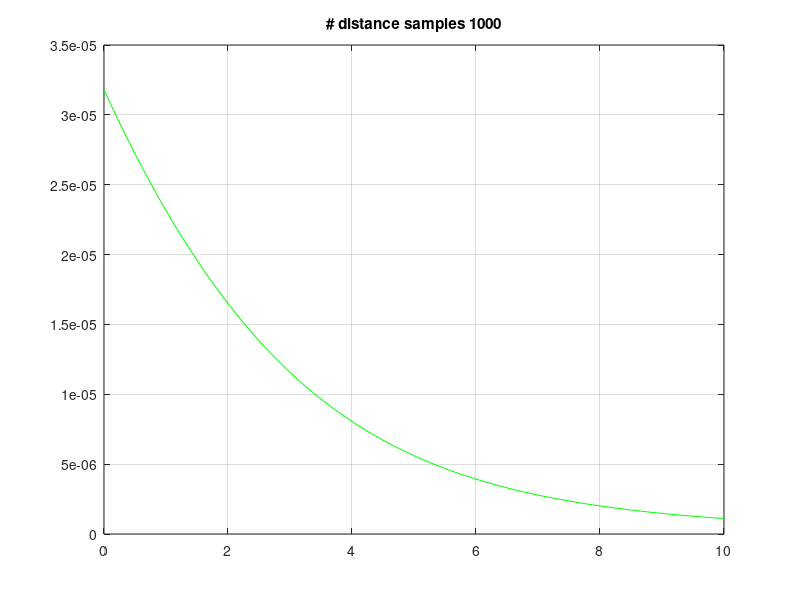

Here is the MATLAB script that generated this plot: (Note: this script raises an error after producing the figure.)
close all;
clear all;
clc;

% Distance to the target
distance = 10;

% Radius is the distance from the point where the ray intersects the sensor
% plane.
nRadii = 100;
rMax = 10;
r = linspace(0,rMax,nRadii)';
dRadii = r(2)-r(1);

binEdges = r;
binWidth = binEdges(2)-binEdges(1);
binCenters = binWidth/2:binWidth:binEdges(end);

% Initial light intensity
I0 = 1;

% Scattering coefficient
b = 0.001;

% Phase function
nAngles = 1000;
angleMax = 90;
angles = linspace(0,angleMax,nAngles);
dAngles = angles(2)-angles(1);

angleDistr = exp(-((angles-0).^2)/1000);
angleDistr = angleDistr/(sum(angleDistr));

numRays = 100000;

for nDistSamples = 1000
    
    %% The 'Ground Truth' model
    %  We approximate the integral.
    
    % Equal width distance intervals along the ray
    d = linspace(0,distance,nDistSamples);
    dDist = d(2) - d(1);
    dd = dDist/2:dDist:distance;
    
    R = repmat(r,[1 nDistSamples]);
    D = repmat(d,[nRadii 1]);
    Dprim = distance - D;
    Ddiag = sqrt(R.^2 + D.^2);
    
    alpha = max(atand(R./D),0);
    
    % VSF
    beta = b*interp1(angles,angleDistr,alpha(:),'linear',0);
    beta = reshape(beta,[nRadii nDistSamples]);
    
    
    tmp = exp(-b*Ddiag).*beta.*exp(-b*Dprim);
    Ir = sum(tmp,2)*I0*dDist;
    
    
    fi = figure;
    hold on; grid on; box on;
    title(sprintf('# distance samples %i',nDistSamples));
    plot(r,Ir,'g');
    
    %{
    %% Uniform distance sampling
    
    numRays = 10000;
    uf.rr = zeros(numRays,1);
    uf.angle = zeros(numRays,1);
    uf.int = zeros(numRays,1);
    for i=1:numRays;
        
        uf.d(i) = rand(1,1)*distance;
        uf.angle(i) = drawFromDistribution(angles,angleDistr);
        uf.rr(i) = uf.d(i)*tand(uf.angle(i));
 
        bt = b*interp1(angles,angleDistr,uf.angle(i),'linear',0);
        uf.int(i) = exp(-b*(distance-uf.d(i)))*bt*exp(-b*(sqrt(uf.d(i).^2+uf.rr(i).^2)))*I0;
    end
    
    
    binIndx = discretize(uf.rr(:),binEdges);
    validLocs = ~isnan(binIndx(:));
    uf.IrEst = accumarray(binIndx(validLocs),uf.int(validLocs));
    uf.numRays = accumarray(binIndx(validLocs),ones(sum(validLocs),1));
    
    ufIrEst = zeros(length(binCenters),1);
    ufIrEst(1:length(uf.IrEst)) = uf.IrEst; %./uf.numRays;
    
    % plot(binCenters(:),ufIrEst,'b','LineWidth',2);
    
    
    %% Non-Uniform distance sampling
    
    
    dstDistr = 1:length(d);
    dstDistr = dstDistr/(sum(dstDistr));
    
    nf.rr = zeros(numRays,1);
    nf.angle = zeros(numRays,1);
    nf.int = zeros(numRays,1);
    for i=1:numRays;
                
        nf.d(i) = drawFromDistribution(d,dstDistr);
        nf.angle(i) = drawFromDistribution(angles,angleDistr);
        nf.rr(i) = nf.d(i)*tand(nf.angle(i));
 
        bt = b*interp1(angles,angleDistr,nf.angle(i),'linear',0);
        nf.int(i) = exp(-b*(distance-nf.d(i)))*bt*exp(-b*(sqrt(nf.d(i).^2+nf.rr(i).^2)))*I0;
    end 
    
    binIndx = discretize(nf.rr(:),binEdges);
    validLocs = ~isnan(binIndx(:));
    nf.IrEst = accumarray(binIndx(validLocs),nf.int(validLocs));
    nf.numRays = accumarray(binIndx(validLocs),ones(sum(validLocs),1));
    
    nfIrEst = zeros(length(binCenters),1);
    nfIrEst(1:length(nf.IrEst)) = nf.IrEst; %./nf.numRays;
    
    %}
    
    %% Correct model
    cr.rr = zeros(numRays,1);
    cr.angle = zeros(numRays,1);
    cr.int = zeros(numRays,1);
    cr.weight = zeros(numRays,1);
    
    for i=1:numRays
        
        
        
        cr.d(i) = rand(1,1)*distance;
        cr.angle(i) = drawFromDistribution(angles,angleDistr);
        cr.rr(i) = cr.d(i)*tand(cr.angle(i));
 
        cr.weight(i) = interp1(binEdges,probRgivenD(cr.d(i),angles(:),angleDistr(:),binEdges),cr.rr(i));
        
        bt = b*interp1(angles,angleDistr,cr.angle(i),'linear',0);
        cr.int(i) = exp(-b*(distance-cr.d(i)))*bt*exp(-b*(sqrt(cr.d(i).^2+cr.rr(i).^2)))*I0*dDist;
        
    end
    
    
    
    % First we need to bin the rays by radius and by distance at which
    % stattering occured. Next we average by the number of rays from a
    % particular distance, and sum them up.
    
    distBinId = discretize(cr.d,d);
    radBinId = discretize(cr.rr,binEdges);
    validLocs = ~isnan(radBinId(:));
    
    radBinId = radBinId(validLocs);
    distBinId = distBinId(validLocs);
    int = cr.int(validLocs);
    
    TMP = accumarray([radBinId(:), distBinId(:)],int);
    CNT = accumarray([radBinId(:), distBinId(:)],ones(length(int),1));
    TMP = TMP./CNT;
    TMP(isnan(TMP)) = 0;
    crIrEst = zeros(length(binCenters),1);
    crIrEst(1:size(TMP,1)) = sum(TMP,2);
    
    
    plot(binCenters(:),crIrEst,'mx');
    
    %{
    probDGivenR = CNT./repmat(sum(CNT,2),[1 size(CNT,2)]);
    figure;
    hold on; grid on; box on;
    plot(probDGivenR');
    %}
    
    
    figure;
    hold on; grid on; box on;
    plot(dd,CNT(2,:)./sum(CNT(2,:)),'x');
    plot(dd,CNT(20,:)./sum(CNT(20,:)),'ro');
    
    %% Model where we weight by probability
      
    radBinId = discretize(cr.rr,binEdges);
    validLocs = ~isnan(radBinId(:));
    

    int = cr.int(validLocs)./(cr.weight(validLocs));
    
    TMP = accumarray(radBinId(validLocs),int);
    CNT = accumarray(radBinId(validLocs), cr.weight(validLocs));
    TMP = TMP.*CNT;
    TMP(isnan(TMP)) = 0;
    
    pwIrEst = zeros(length(binCenters),1);
    pwIrEst(1:size(TMP,1)) = TMP;
    
    figure(fi);
    plot(binCenters(:),pwIrEst,'go');
    
    
    figure;
    hold on; grid on; box on;
    plot(cr.d(radBinId==2),cr.weight(radBinId==2)/CNT(2),'x')
    plot(cr.d(radBinId==20),cr.weight(radBinId==20)/CNT(20),'ro')
    
end
